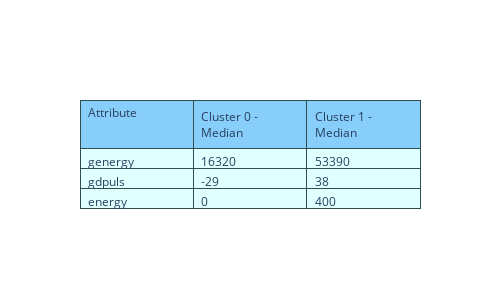

Write notebook code for a chart like this one.
### Code cell
# Hierarchical clustering analisi valori mediani nei clusters

fig = go.Figure(data=[go.Table(
    header=dict(values=['Attribute','Cluster 0 - Median', 'Cluster 1 - Median'],
                line_color='darkslategray',
                fill_color='lightskyblue',
                align='left'),
    cells=dict(values=[['genergy', 'gdpuls', 'energy'], # 1st column
                       [16320.000000, -29.000000,0.000000], #2nd column
                       [53390.000000, 38.000000,400.000000]
                      ], # 3rd column
               line_color='darkslategray',
               fill_color='lightcyan',
               align='left'))
])

fig.update_layout(width=500, height=300)
fig.show()

### Figure 1 — Plotly figure (JSON) as saved in the notebook; plotly's stock layout.template omitted (floating-point values rounded to 4 significant figures)
{"data": [{"cells": {"align": "left", "fill": {"color": "lightcyan"}, "line": {"color": "darkslategray"}, "values": [["genergy", "gdpuls", "energy"], [16320, -29, 0], [53390, 38, 400]]}, "header": {"align": "left", "fill": {"color": "lightskyblue"}, "line": {"color": "darkslategray"}, "values": ["Attribute", "Cluster 0 - Median", "Cluster 1 - Median"]}, "type": "table"}], "layout": {"height": 300, "width": 500}}
